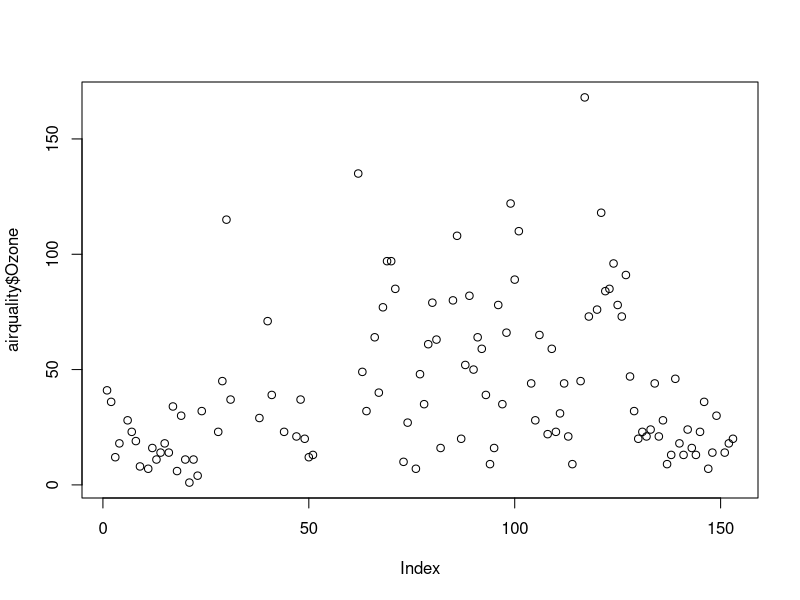
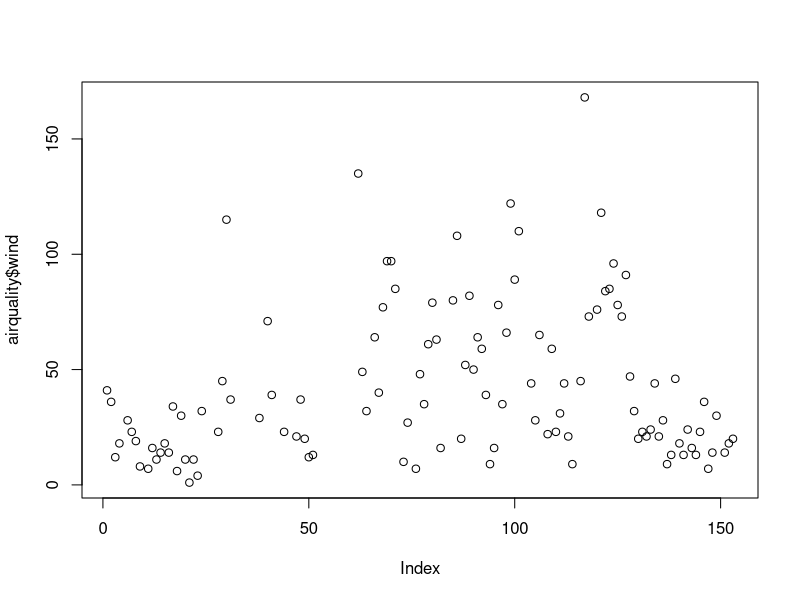
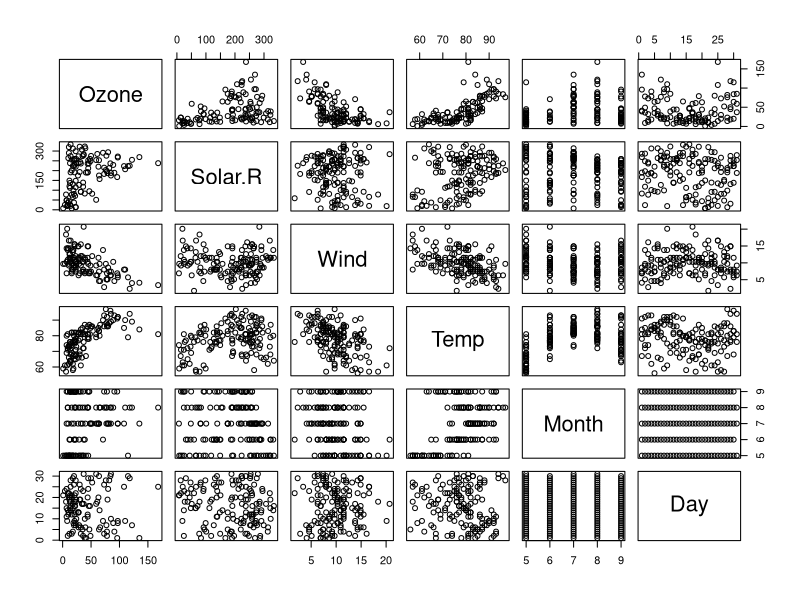
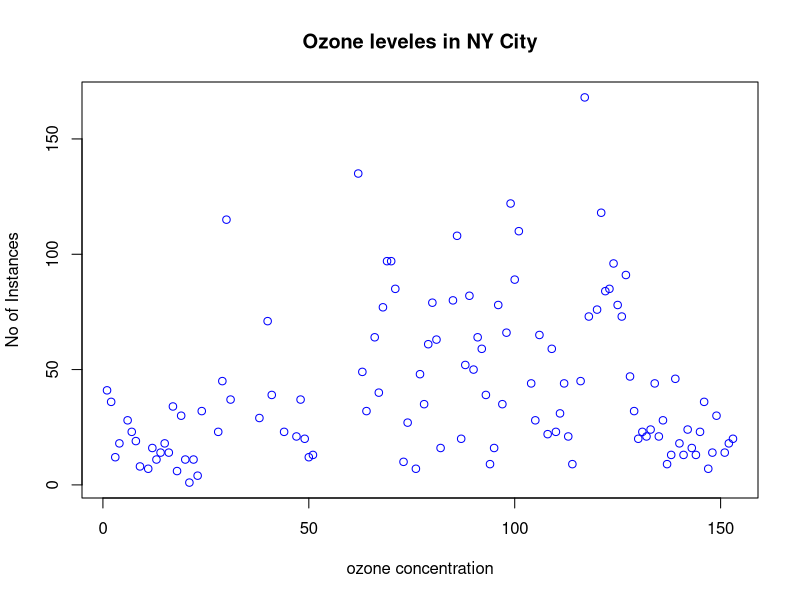
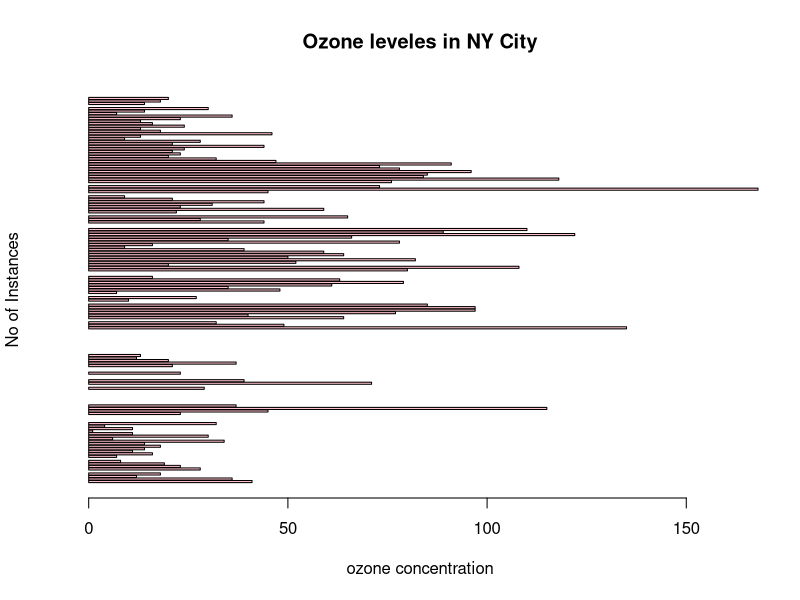
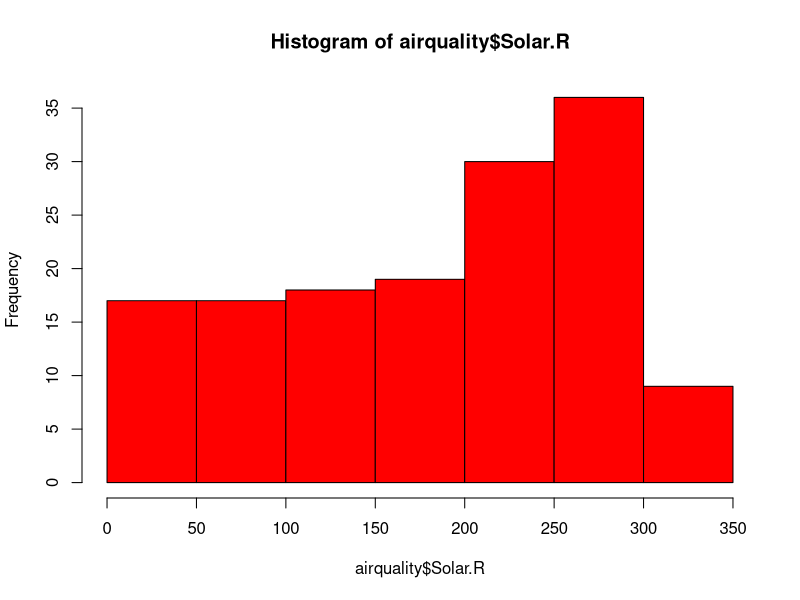
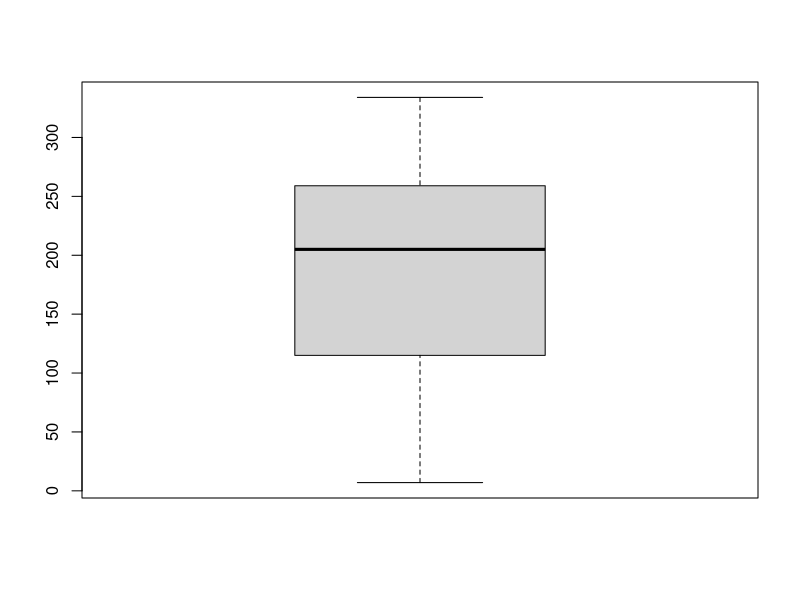
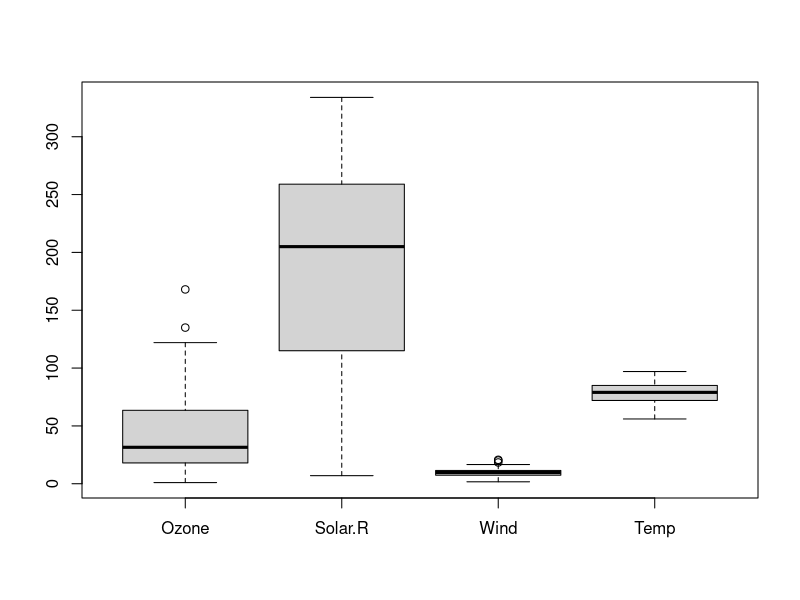

Write the R code that produced these figures, in order.
airquality <-datasets::airquality
head(airquality,5)
tail(airquality)
summary(airquality)
summary(airquality[,3])
summary(airquality$Ozone)
plot(airquality$Ozone)
plot(airquality$Ozone,airquality$wind)
plot(airquality) 
plot(airquality$Ozone, xlab = "ozone concentration", ylab = "No of Instances" , main = "Ozone leveles in NY City", col = "blue")
     
barplot(airquality$Ozone, xlab = "ozone concentration", ylab = "No of Instances" , main = "Ozone leveles in NY City", col = "pink", horiz= "TRUE")


hist(airquality$Solar.R, col = "red")



boxplot(airquality$Solar.R)
boxplot(airquality[,0:4])
